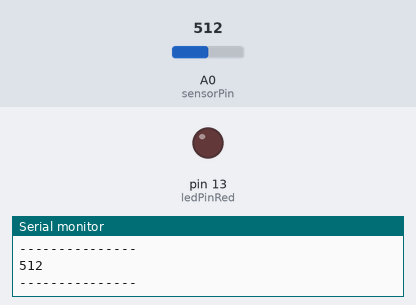
Simulated run of this sketch. Board: Arduino Uno, built with avr-gcc and run on an emulated ATmega328P. On the bench: output pins drawn as LEDs (lit = HIGH), the last lines printed to the serial monitor. Inputs (shaded band) come from the test bench; at power-on: A0 (sensorPin) = 512.

Above: at 1.8 s.
1.9 s: A0 (sensorPin) set to 489
At 3.2 s:
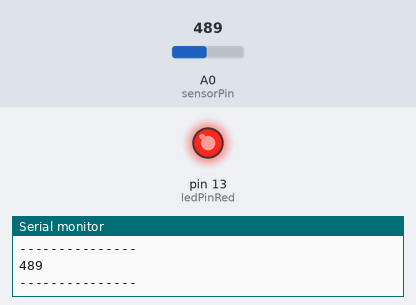
3.5 s: A0 (sensorPin) set to 510
At 4.9 s:
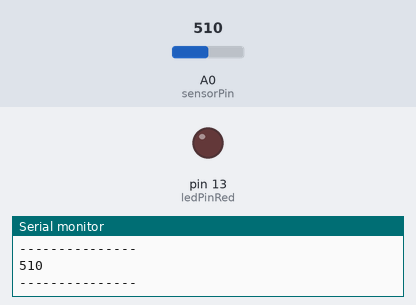
5.5 s: A0 (sensorPin) set to 490
At 6.5 s:
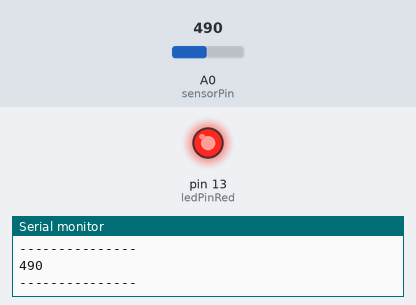
Timing chart, 0 to 8.5 s (numbered marks = the images above; inputs shaded):
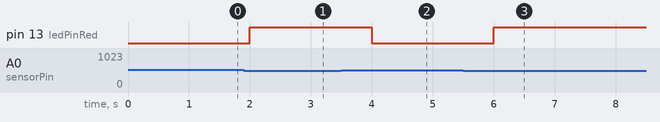

Measured:
- the behaviour switches between 500 and 499 on A0 (sensorPin) (found by bisection; images 0 and 1)
- after the input at 1.9 s, pin 13 (ledPinRed): LOW → HIGH after 0.10 s
- after the input at 3.5 s, pin 13 (ledPinRed): HIGH → LOW after 0.50 s
- after the input at 5.5 s, pin 13 (ledPinRed): LOW → HIGH after 0.50 s

The sketch:

Light_Sen.ino
```cpp
int sensorPin = A0; // select the input pin for LDR

int sensorValue = 0; // variable to store the value coming from the sensor

const int ledPinRed = 13;
void setup() {
  pinMode(ledPinRed, OUTPUT);
  Serial.begin(9600); //sets serial port for communication
}

void loop() {
  sensorValue = analogRead(sensorPin); // read the value from the sensor
  Serial.println(sensorValue); //prints the values coming from the sensor on the screen
  Serial.println("---------------");

  if(sensorValue < 500){
    digitalWrite(ledPinRed, HIGH);
  }

  else{
    digitalWrite(ledPinRed, LOW);
  }


  delay(1000);

}
```
